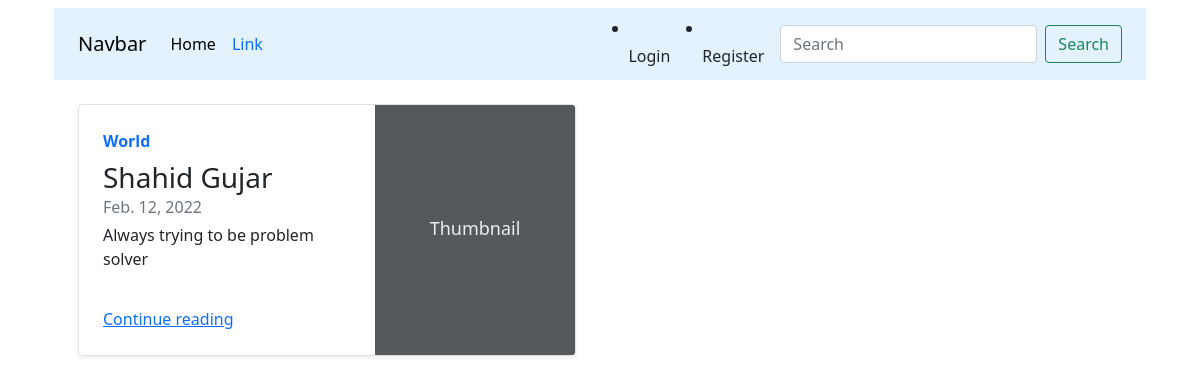
The page / on the database its author committed.
### home/models.py (models this page shows, shortened)
class Blog(models.Model):
    post_id=models.AutoField(primary_key=True)
    author=models.CharField(max_length=200)
    slug=models.CharField(max_length=130,blank=True)
    title=models.CharField(max_length=100,null=True)
    description=models.CharField(max_length=100,null=True)
    thumbnail=models.ImageField(default="userprofile.png",upload_to='upload/',null=True)
    date_created=models.DateField(blank=True)

### home/views.py (the view)
# urls.py: 2. Add a URL to urlpatterns:  path('', views.home, name='home')
def home(request):
    blog=Blog.objects.all()
    print(request.user)
    context={'blog':blog}
    return render(request,'blog.html',context)

### home/templates/blog.html (shortened to what this page needs)
{% extends 'base.html' %}
{% load static %}
{% block content %}
<nav class="navbar navbar-expand-lg class="navbar navbar-light" style="background-color: #e3f2fd;">
    <div class="container-fluid">
      <a class="navbar-brand" href="#">Navbar</a>
      <div class="collapse navbar-collapse" id="navbarSupportedContent">
        <ul class="navbar-nav me-auto mb-2 mb-lg-0">
          <li class="nav-item">
            <a class="nav-link active" aria-current="page" href="#">Home</a>
          </li>
          <li class="nav-item">
            <a class="nav-link" href="#">Link</a>
          </li>
        </ul>
        {% if  request.user.is_authenticated %}
        <li class="nav-item dropdown">
            <a class="nav-link dropdown-toggle" href="#" id="navbarDropdown" role="button" data-bs-toggle="dropdown" aria-expanded="false">
              <h4>{{request.user.first_name}}</h4>
            </a>
            <ul class="dropdown-menu" aria-labelledby="navbarDropdown">
              <form method="POST" action="{% url 'logout' %}">
                {% csrf_token %}
              <li><button input="submit" class="dropdown-item">Logout</button></li>
              {% else %}
              <li><a class="dropdown-item" href="{% url 'signin' %}">Login</a></li>
              <li><a class="dropdown-item" href="{% url 'register' %}">Register</a></li>
              {% endif %}
        <form class="d-flex">
          <input class="form-control me-2" type="search" placeholder="Search" aria-label="Search">
          <button class="btn btn-outline-success" type="submit">Search</button>
        </form>
      </div>
    </div>
  </nav>
<div class="container mt-4">
  <div class="row mb-2">
   {% for blog in blog %}
<div class="row mb-2">
    <div class="col-md-6">
      <div class="row g-0 border rounded overflow-hidden flex-md-row mb-4 shadow-sm h-md-250 position-relative">
        <div class="col p-4 d-flex flex-column position-static">
          <strong class="d-inline-block mb-2 text-primary">World</strong>
          <h3 class="mb-0">{{blog.title}}</h3>
          <div class="mb-1 text-muted">{{blog.date_created}}</div>
          <p class="card-text mb-auto">{{blog.description}}</p>
          <a href="{% url 'blog' blog.slug %}" class="stretched-link">Continue reading</a>
        </div>
        <div class="col-auto d-none d-lg-block">
          <svg class="bd-placeholder-img" width="200" height="250" xmlns="/upload/{{blog.thumbnail}}" role="img" aria-label="Placeholder: Thumbnail" preserveAspectRatio="xMidYMid slice" focusable="false"><title>Placeholder</title><rect width="100%" height="100%" fill="#55595c"></rect><text x="50%" y="50%" fill="#eceeef" dy=".3em">Thumbnail</text></svg>
        </div>
      </div>
  </div>
    {% endfor %}
</div>
  </div>{% endblock content %}

### home/templates/base.html (style rules this page uses)
.bd-placeholder-img { font-size: 1.125rem; text-anchor: middle; -webkit-user-select: none; -moz-user-select: none; user-select: none; }

### rows shown on the page
Blog: title "Shahid Gujar", date_created "Feb. 12, 2022", description "Always trying to be problem solver"
